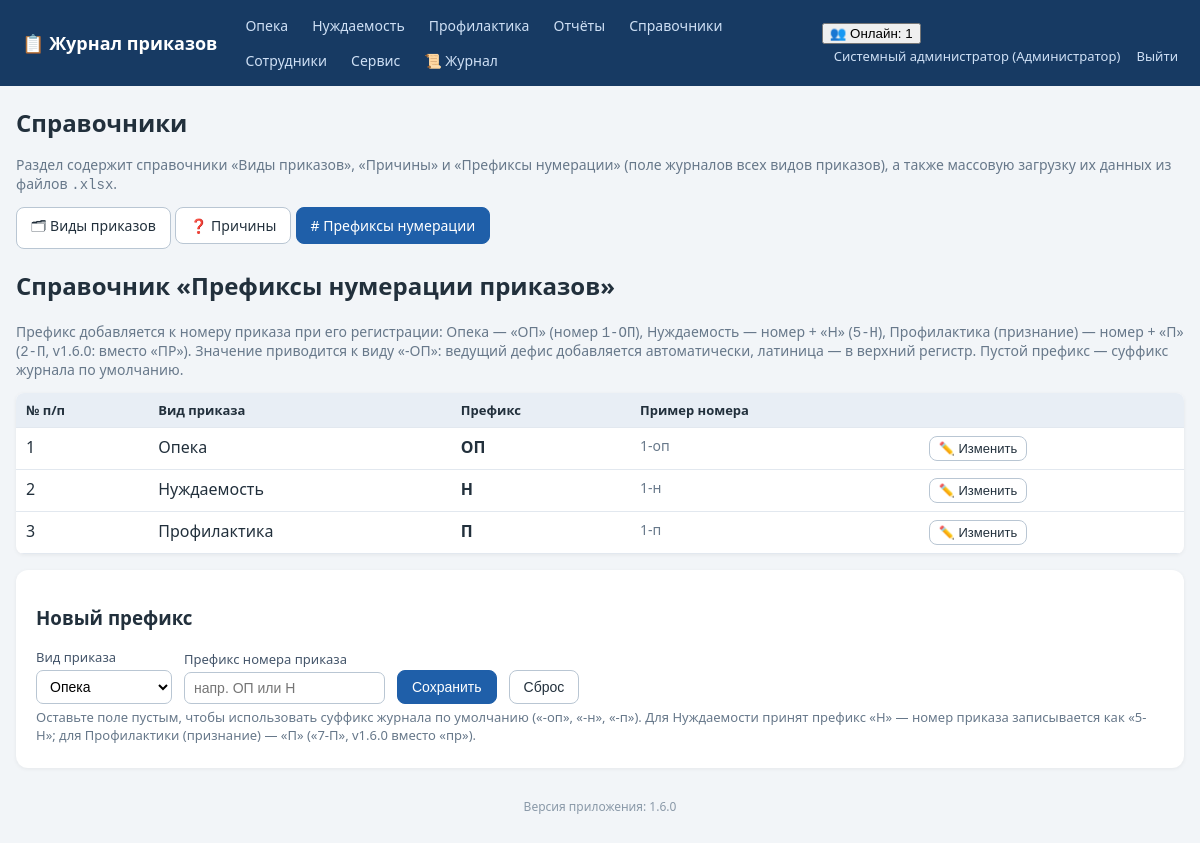
Page /references?tab=prefixes (signed in) on the earlier database version.
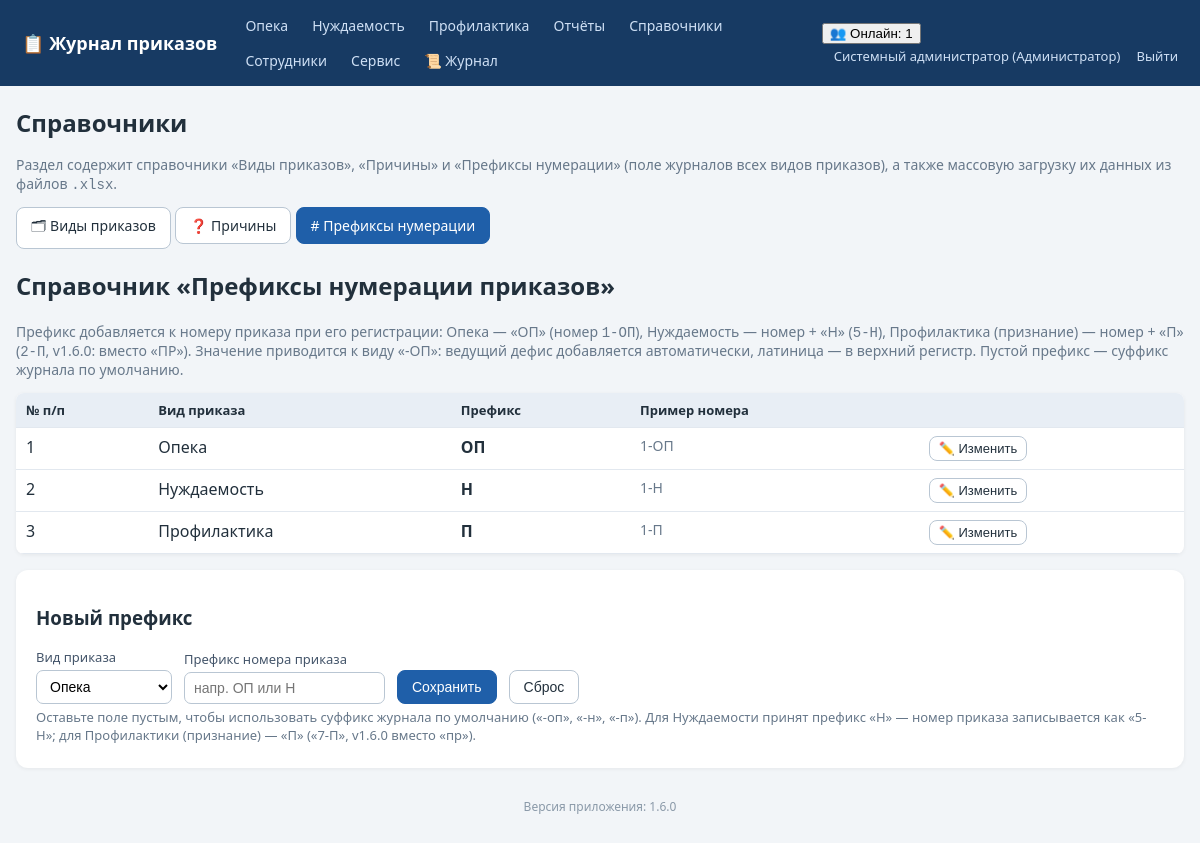
Same page on the later database version.
### tables this page shows
CREATE TABLE order_prefixes (  journal TEXT PRIMARY KEY,  prefix TEXT NOT NULL DEFAULT '');

### app.py (the view)
@app.route('/references')
def references():
    require_login()
    tab = request.args.get('tab', 'order_types')
    if tab not in ('order_types', 'reasons', 'prefixes'):
        tab = 'order_types'
    user = current_user()
    conn = get_db()
    ot_rows = conn.execute('SELECT * FROM order_types ORDER BY kind, name').fetchall()
    reasons_rows = conn.execute(
        'SELECT r.id, r.name, COALESCE(r.journal, \'opeka\') AS journal, '
        'r.active, COUNT(o.id) used '
        'FROM reasons r LEFT JOIN orders o ON o.reason_id=r.id '
        'GROUP BY r.id ORDER BY r.journal, r.name').fetchall()
    rs_dupes = sum(1 for r in reasons_rows if not r['active'])
    if request.args.get('show_dupes'):
        show_rs = list(reasons_rows)
    else:
        show_rs = [r for r in reasons_rows if r['active']]
    pf_rows = conn.execute(
        'SELECT journal, prefix FROM order_prefixes ORDER BY journal').fetchall()
    prefixes = {j: '' for j in JOURNAL_TYPES}
    for r in pf_rows:
        if r['journal'] in prefixes:
            prefixes[r['journal']] = r['prefix']
    conn.close()
    return render_template(
        'references.html', tab=tab,
        order_types_rows=ot_rows, order_types_n=len(ot_rows),
        reasons_rows=show_rs, reasons_n=len(show_rs),
        reasons_total=len(reasons_rows), reasons_dupes=rs_dupes,
        prefixes=prefixes, default_prefixes=DEFAULT_ORDER_PREFIX,
        all_journals=[(j, JOURNAL_TITLES[j]) for j in JOURNAL_TYPES],
        journal_titles=JOURNAL_TITLES,
        can_edit_ot=can_edit_order_types(user),
        can_edit_rs=can_edit_reasons(user))

### app.py (called while the page is built, shortened)
def has_request_context_safe():
    try:
        from flask import has_request_context
        return has_request_context()
    except Exception:
        return False

def _session_signature(uid):
    raw = request.cookies.get(app.config['SESSION_COOKIE_NAME'], '')
    if not raw:
        return ''

def _db_touch_throttled(key, min_interval=10.0):
    now = time.time()
    last = _DB_TOUCH_TS.get(key, 0)
    if now - last >= min_interval:
        _DB_TOUCH_TS[key] = now
        return True
    return False

def db_cleanup_active_sessions(cutoff):
    try:
        conn = get_db()
        conn.execute('DELETE FROM active_sessions WHERE last_seen < ?', (cutoff,))
        conn.commit()
        conn.close()
    except Exception:
        pass

def touch_active_session(uid):
    sid = _session_signature(uid)
    ip = request.remote_addr if has_request_context_safe() else ''
    now = time.time()
    with ACTIVE_SESSIONS_LOCK:
        ACTIVE_SESSIONS[(uid, sid)] = {'last_seen': now, 'ip': ip}
    if _db_touch_throttled((uid, sid)):
        db_touch_active_session(uid, sid, ip)

def require_login():
    if not current_user():
        abort(redirect(url_for('login')))

### templates/references.html (shortened to what this page needs)
{% extends 'base.html' %}
{% block content %}
<h1>Справочники</h1>
<p class="muted">Раздел содержит справочники «Виды приказов», «Причины» и
   «Префиксы нумерации» (поле журналов всех видов приказов), а также массовую
   загрузку их данных из файлов <code>.xlsx</code>.</p>
<div class="tabs no-print" style="margin-bottom:14px">
  <a class="btn {% if tab == 'order_types' %}primary{% endif %}"
     href="{{ url_for('references', tab='order_types') }}#ot-list">🗂 Виды приказов</a>
  <a class="btn {% if tab == 'reasons' %}primary{% endif %}"
     href="{{ url_for('references', tab='reasons') }}#rs-list">❓ Причины</a>
  <a class="btn {% if tab == 'prefixes' %}primary{% endif %}"
     href="{{ url_for('references', tab='prefixes') }}#pf-list"># Префиксы нумерации</a>
</div>
{% if tab == 'prefixes' %}
<h2 id="pf-list">Справочник «Префиксы нумерации приказов»</h2>
<p class="muted">Префикс добавляется к номеру приказа при его регистрации:
   Опека — «ОП» (номер <code>1-ОП</code>), Нуждаемость — номер + «Н»
   (<code>5-Н</code>), Профилактика (признание) — номер + «П»
   (<code>2-П</code>, v1.6.0: вместо «ПР»). Значение
   приводится к виду «-ОП»: ведущий дефис добавляется автоматически, латиница —
   в верхний регистр. Пустой префикс — суффикс журнала по умолчанию.</p>
<table class="grid">
  <tr><th>№ п/п</th><th>Вид приказа</th><th>Префикс</th><th>Пример номера</th>
      {% if can_edit_ot %}<th></th>{% endif %}</tr>
  {% for j,t in all_journals %}
  <tr>
    <td>{{ loop.index }}</td>
    <td>{{ t }}</td>
    <td><b>{{ prefixes[j] or default_prefixes.get(j, '') or '—' }}</b></td>
    <td class="muted">1{% if prefixes[j] %}-{{ prefixes[j] }}{% else %}{{ '-' ~ default_prefixes.get(j, '')|lower }}{% endif %}</td>
    {% if can_edit_ot %}
    <td class="actions">
      <button class="btn sm" data-journal="{{ j }}" data-prefix="{{ prefixes[j] }}"
              onclick="editPf(this)">✏️ Изменить</button>
    </td>
    {% endif %}
  </tr>
  {% endfor %}
</table>
{% if can_edit_ot %}
<div class="panel">
  <h3 id="pfTitle">Новый префикс</h3>
  <form method="post" action="{{ url_for('order_prefix_save') }}" id="pfForm">
    <label>Вид приказа
      <select name="journal" id="pf_journal">
        {% for j,t in all_journals %}<option value="{{j}}">{{t}}</option>{% endfor %}
      </select>
    </label>
    <label>Префикс номера приказа
      <input name="prefix" id="pf_prefix" placeholder="напр. ОП или Н" style="min-width:140px">
    </label>
    <button class="btn primary">Сохранить</button>
    <button class="btn" type="button" onclick="resetPf()">Сброс</button>
  </form>
  <p class="hint">Оставьте поле пустым, чтобы использовать суффикс журнала по
     умолчанию («-оп», «-н», «-п»). Для Нуждаемости принят префикс «Н» —
     номер приказа записывается как «5-Н»; для Профилактики (признание) — «П»
     («7-П», v1.6.0 вместо «пр»).</p>
</div>
{% endif %}
{% endif %}
{% endblock %}

Differences in the rows shown:
added order_prefixes: prefix "ОП", prefix "ОП"
Other differences:
new list line: "1 Опека 1 - ✏️ Изменить"
new list line: "2 Нуждаемость Н 1 - Н ✏️ Изменить"
new list line: "3 Профилактика П 1 - П ✏️ Изменить"
list line gone: "1 Опека ОП 1 -оп ✏️ Изменить"
list line gone: "2 Нуждаемость Н 1 -н ✏️ Изменить"
list line gone: "3 Профилактика П 1 -п ✏️ Изменить"
